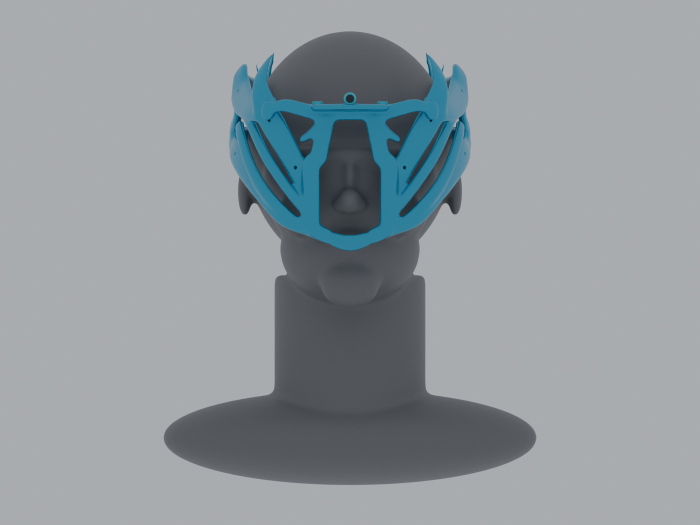
#> input picture vistas/diseno_1/con_maniqui/01_frente.jpg, 1400 x 1050 px (shown at 1/2 size)
$ python hojas_contacto.py
#> lines starting #> are read from the running program, lines starting #| are printed output that depends on the picture
"""Genera las hojas resumen (JPG) y el índice vistas/README.md a partir de vistas/. Requiere Pillow:  pip install pillow
Uso: python tools/hojas_contacto.py"""
import os, glob
from PIL import Image, ImageDraw
import sys
raiz = os.path.abspath(sys.argv[1]) if len(sys.argv) > 1 else os.path.dirname(os.path.dirname(os.path.abspath(__file__)))   # carpeta que contiene vistas/ (por defecto la raiz del repo)
DISENOS = (('diseno_1', 'Diseño 1 · Estructura (azul satinado)', 'modelos/EYEBORG.blend'),
           ('diseno_2', 'Diseño 2 · Cromo satinado + cableado', 'modelos/EYEBORG_CABLEADO.blend'),
           ('diseno_3', 'Diseño 3 · Resina translúcida + cableado', 'modelos/EYEBORG_CABLEADO_MATE.blend'))
VARIANTES = (('con_maniqui', 'Con maniquí'), ('sin_maniqui', 'Sin maniquí'))
md = ['# Vistas de los diseños EYEBORG\n',
      'Imágenes de cada vista de los tres diseños, **con y sin maniquí esquemático** (cráneo 165 × 202 × 215 mm, nariz, mentón y cuello de 380 mm; no es un escaneo).\n',
      'Vistas ortográficas: frente, trasera, lateral izquierda/derecha (del usuario), superior e inferior. Perspectivas: isométrica frontal, isométrica trasera y detalle de la cámara. '
      'Los diseños 2 y 3 añaden vistas en rayos X del cableado (solo sin maniquí).\n',
      '> Generadas con `tools/render_vistas.py` (Blender Cycles). Los archivos fuente están en `modelos/`.\n']
for d, titulo, blend in DISENOS:
    if not glob.glob(os.path.join(raiz, 'vistas', d, '*', '*.jpg')): continue
    md.append('\n## %s\n\nArchivo: `%s`\n' % (titulo, blend))
    for sub, nombre in VARIANTES:
        fs = sorted(glob.glob(os.path.join(raiz, 'vistas', d, sub, '*.jpg')))
        if not fs: continue
        w, h = 560, 420; cols = 3; rows = (len(fs) + cols - 1) // cols
        hoja = Image.new('RGB', (cols * w, rows * h), (14, 16, 20)); dr = ImageDraw.Draw(hoja)
#> after `hoja = Image.new('RGB', (cols * w, rows * h), (14, 16, 20))`:
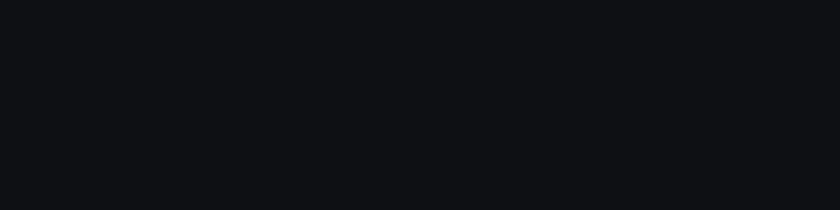
#> hoja: PIL image 1680x420 RGB (shown at 1/2 size); mean R, G, B 14, 16, 20
        for i, f in enumerate(fs):
            im = Image.open(f).convert('RGB').resize((w, h)); x, y = (i % cols) * w, (i // cols) * h
#> after `im = Image.open(f).convert('RGB').resize((w, h))`:
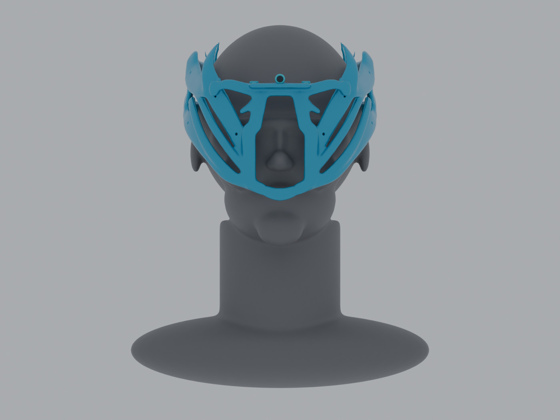
#> im: PIL image 560x420 RGB; mean R, G, B 145, 152.3, 157.3
            hoja.paste(im, (x, y)); dr.rectangle((x, y, x + w - 1, y + 22), fill=(0, 0, 0))
#> after `hoja.paste(im, (x, y))`:
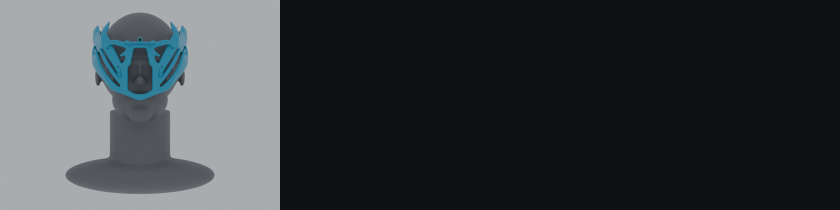
#> hoja: PIL image 1680x420 RGB (shown at 1/2 size); mean R, G, B 57.7, 61.4, 65.8
            dr.text((x + 8, y + 5), os.path.basename(f)[:-4], fill=(220, 235, 245))
        hoja_png = os.path.join(raiz, 'vistas', d, 'hoja_%s.jpg' % sub)
        hoja.save(hoja_png, quality=88)
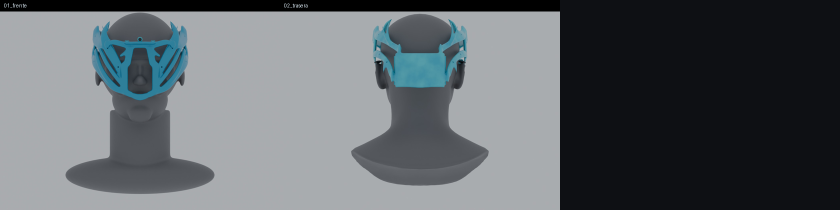
#> saved as hoja_con_maniqui.jpg: PIL image 1680x420 RGB (shown at 1/2 size); mean R, G, B 95.8, 101.2, 105.4
        md.append('\n### %s\n\n![hoja](%s/hoja_%s.jpg)\n\n| Vista | Archivo |\n| --- | --- |' % (nombre, d, sub))
        for f in fs:
            rel = '%s/%s/%s' % (d, sub, os.path.basename(f))
            md.append('| %s | [`%s`](%s) |' % (os.path.basename(f)[:-4].replace('_', ' ', 1).replace('_', ' '), rel, rel))
        md.append('')
open(os.path.join(raiz, 'vistas', 'README.md'), 'w', encoding='utf-8').write('\n'.join(md) + '\n')
print('hojas e índice generados')
